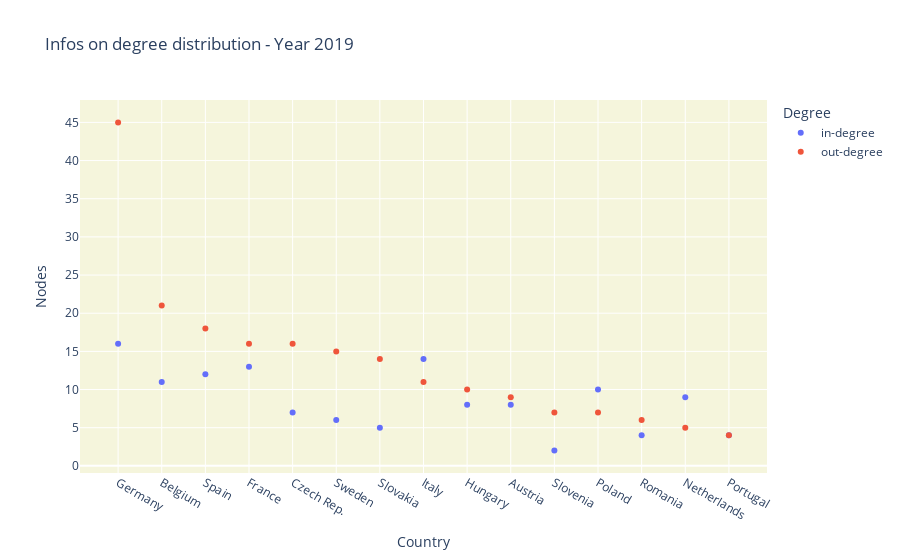
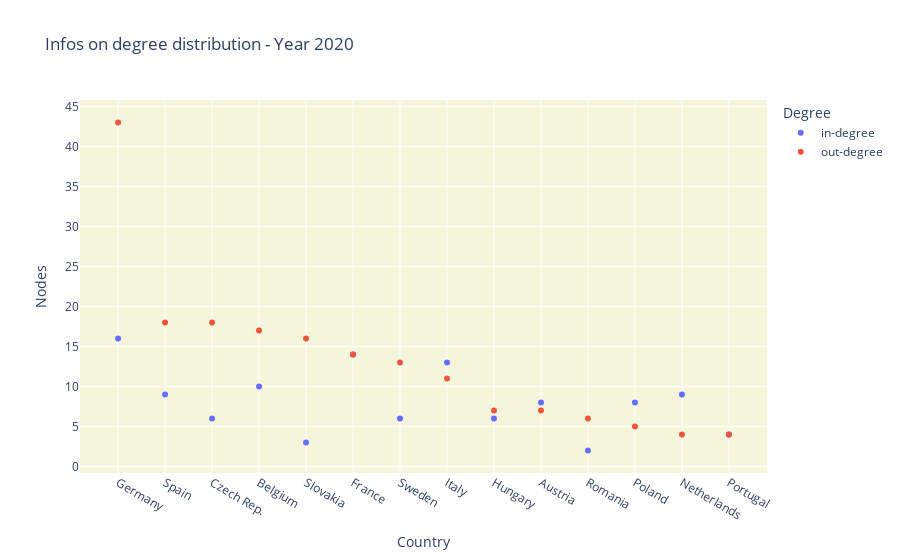
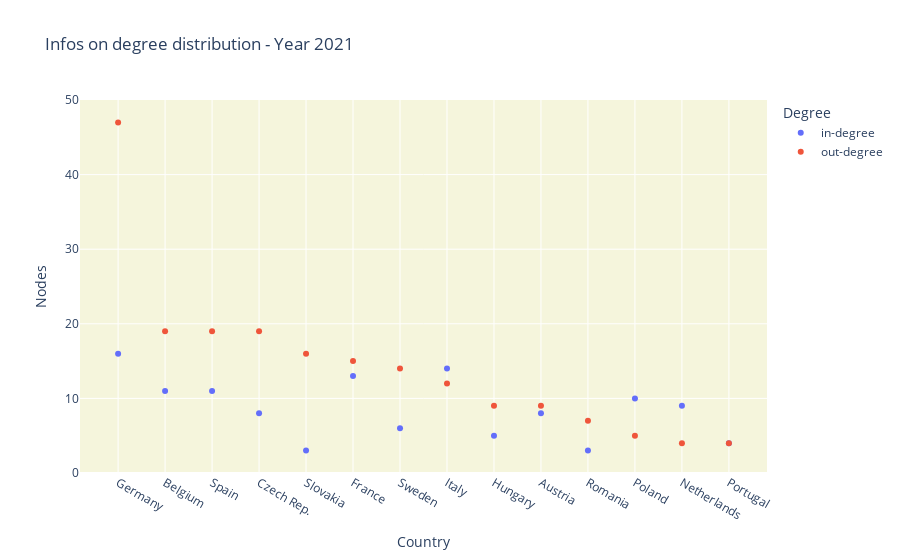
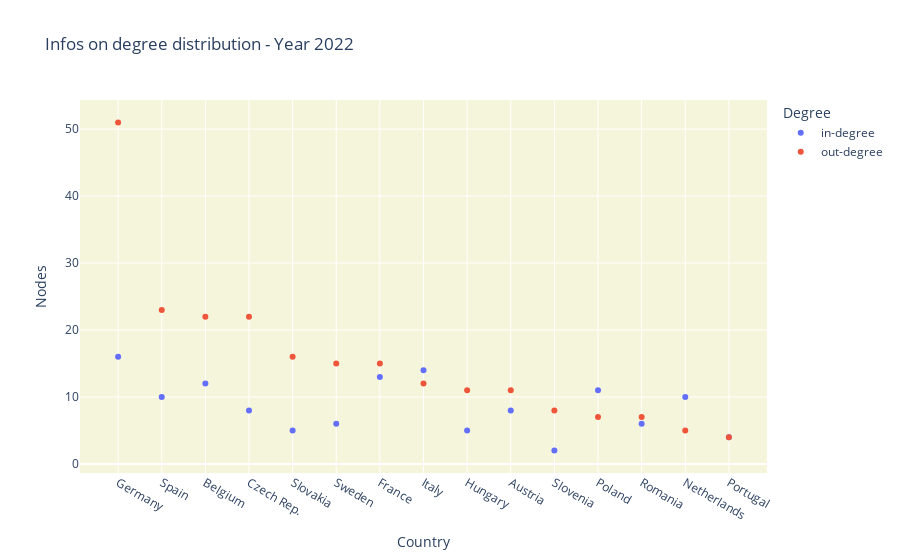

Notebook code for these charts, in order:
### Markdown cell above
**Further insights on the degree distributions per year**

### Code cell
for year in unique_years:
    # Filter data for the current year
    filtered_data_year = filtered_data[filtered_data['TIME_PERIOD'] == year]

    # Create a directed graph from the filtered data
    graph_year = nx.from_pandas_edgelist(filtered_data_year, 'reporter', 'partner', edge_attr="OBS_VALUE", create_using=nx.DiGraph)

    # Reset indegree and outdegree maps for the current year
    in_degree_map_year = {node: 0 for node in graph_year.nodes()}
    out_degree_map_year = {node: 0 for node in graph_year.nodes()}
    sum_edge_weights_out_year = {node: 0 for node in graph_year.nodes()}
    sum_edge_weights_in_year = {node: 0 for node in graph_year.nodes()}

    # Calculate indegree and outdegree values
    for source, target, weight in graph_year.edges(data="OBS_VALUE", default=0):
        out_degree_map_year[source] += 1            # out-degree from the reporter (source)
        in_degree_map_year[target] += 1             # in-degree to the partner (target)
        sum_edge_weights_out_year[source] += weight # out-degree weights
        sum_edge_weights_in_year[target] += weight  # in-degree weights

    # Filter out nodes with only 1 in-degree or 0 out-degree
    filtered_nodes = [node for node in graph_year.nodes() if in_degree_map_year[node] > 1 and out_degree_map_year[node] > 1]

    # Ensure that in-degree and out-degree arrays have the same length
    common_nodes = list(set(filtered_nodes) & set(in_degree_map_year) & set(out_degree_map_year))
    out_degree_nodes_year = [out_degree_map_year[node] for node in common_nodes]
    in_degree_nodes_year = [in_degree_map_year[node] for node in common_nodes]
    out_degree_weights_year = [sum_edge_weights_out_year[node] for node in common_nodes]
    in_degree_weights_year = [sum_edge_weights_in_year[node] for node in common_nodes]

    # Create a dataframe for the scatter plot
    scatter_data = pd.DataFrame({
        'country': [countries.get(code, code) for code in common_nodes],
        'out-degree': out_degree_nodes_year,
        'in-degree': in_degree_nodes_year,
        'Exports': out_degree_weights_year,
        'Imports': in_degree_weights_year
    })

    # Sort scatter_data by In-Degree and Out-Degree values
    scatter_data = scatter_data.sort_values(by=['out-degree'], ascending=False)

    # Create scatter plot using plotly express without category_orders
    fig = px.scatter(scatter_data, x='country', y=['in-degree', 'out-degree'],
                     labels={'variable': 'Degree type', 'country': 'Country', 'value': 'Nodes'},
                     title=f'Infos on degree distribution - Year {year}', hover_name='country')

    # Set the legend title to "Degrees"
    fig.update_layout(legend_title_text='Degree')

    # Set background color of the grid
    fig.update_layout(plot_bgcolor='beige')

    # Show the figure with title and legend
    fig.show()

### Figure 1 — Plotly figure (JSON) as saved in the notebook; plotly's stock layout.template omitted (floating-point values rounded to 4 significant figures)
{"data": [{"hovertemplate": "<b>%{hovertext}</b><br><br>Degree type=in-degree<br>Country=%{x}<br>Nodes=%{y}<extra></extra>", "hovertext": ["Germany", "Belgium", "Spain", "France", "Czech Rep.", "Sweden", "Slovakia", "Italy", "Hungary", "Austria", "Slovenia", "Poland", "Romania", "Netherlands", "Portugal"], "legendgroup": "in-degree", "marker": {"color": "#636efa", "symbol": "circle"}, "mode": "markers", "name": "in-degree", "orientation": "v", "showlegend": true, "type": "scatter", "x": ["Germany", "Belgium", "Spain", "France", "Czech Rep.", "Sweden", "Slovakia", "Italy", "Hungary", "Austria", "Slovenia", "Poland", "Romania", "Netherlands", "Portugal"], "xaxis": "x", "y": [16, 11, 12, 13, 7, 6, 5, 14, 8, 8, 2, 10, 4, 9, 4], "yaxis": "y"}, {"hovertemplate": "<b>%{hovertext}</b><br><br>Degree type=out-degree<br>Country=%{x}<br>Nodes=%{y}<extra></extra>", "hovertext": ["Germany", "Belgium", "Spain", "France", "Czech Rep.", "Sweden", "Slovakia", "Italy", "Hungary", "Austria", "Slovenia", "Poland", "Romania", "Netherlands", "Portugal"], "legendgroup": "out-degree", "marker": {"color": "#EF553B", "symbol": "circle"}, "mode": "markers", "name": "out-degree", "orientation": "v", "showlegend": true, "type": "scatter", "x": ["Germany", "Belgium", "Spain", "France", "Czech Rep.", "Sweden", "Slovakia", "Italy", "Hungary", "Austria", "Slovenia", "Poland", "Romania", "Netherlands", "Portugal"], "xaxis": "x", "y": [45, 21, 18, 16, 16, 15, 14, 11, 10, 9, 7, 7, 6, 5, 4], "yaxis": "y"}], "layout": {"legend": {"title": {"text": "Degree"}, "tracegroupgap": 0}, "plot_bgcolor": "beige", "title": {"text": "Infos on degree distribution - Year 2019"}, "xaxis": {"anchor": "y", "domain": [0, 1], "title": {"text": "Country"}}, "yaxis": {"anchor": "x", "domain": [0, 1], "title": {"text": "Nodes"}}}}

### Figure 2 — Plotly figure (JSON) as saved in the notebook; plotly's stock layout.template omitted (floating-point values rounded to 4 significant figures)
{"data": [{"hovertemplate": "<b>%{hovertext}</b><br><br>Degree type=in-degree<br>Country=%{x}<br>Nodes=%{y}<extra></extra>", "hovertext": ["Germany", "Spain", "Czech Rep.", "Belgium", "Slovakia", "France", "Sweden", "Italy", "Hungary", "Austria", "Romania", "Poland", "Netherlands", "Portugal"], "legendgroup": "in-degree", "marker": {"color": "#636efa", "symbol": "circle"}, "mode": "markers", "name": "in-degree", "orientation": "v", "showlegend": true, "type": "scatter", "x": ["Germany", "Spain", "Czech Rep.", "Belgium", "Slovakia", "France", "Sweden", "Italy", "Hungary", "Austria", "Romania", "Poland", "Netherlands", "Portugal"], "xaxis": "x", "y": [16, 9, 6, 10, 3, 14, 6, 13, 6, 8, 2, 8, 9, 4], "yaxis": "y"}, {"hovertemplate": "<b>%{hovertext}</b><br><br>Degree type=out-degree<br>Country=%{x}<br>Nodes=%{y}<extra></extra>", "hovertext": ["Germany", "Spain", "Czech Rep.", "Belgium", "Slovakia", "France", "Sweden", "Italy", "Hungary", "Austria", "Romania", "Poland", "Netherlands", "Portugal"], "legendgroup": "out-degree", "marker": {"color": "#EF553B", "symbol": "circle"}, "mode": "markers", "name": "out-degree", "orientation": "v", "showlegend": true, "type": "scatter", "x": ["Germany", "Spain", "Czech Rep.", "Belgium", "Slovakia", "France", "Sweden", "Italy", "Hungary", "Austria", "Romania", "Poland", "Netherlands", "Portugal"], "xaxis": "x", "y": [43, 18, 18, 17, 16, 14, 13, 11, 7, 7, 6, 5, 4, 4], "yaxis": "y"}], "layout": {"legend": {"title": {"text": "Degree"}, "tracegroupgap": 0}, "plot_bgcolor": "beige", "title": {"text": "Infos on degree distribution - Year 2020"}, "xaxis": {"anchor": "y", "domain": [0, 1], "title": {"text": "Country"}}, "yaxis": {"anchor": "x", "domain": [0, 1], "title": {"text": "Nodes"}}}}

### Figure 3 — Plotly figure (JSON) as saved in the notebook; plotly's stock layout.template omitted (floating-point values rounded to 4 significant figures)
{"data": [{"hovertemplate": "<b>%{hovertext}</b><br><br>Degree type=in-degree<br>Country=%{x}<br>Nodes=%{y}<extra></extra>", "hovertext": ["Germany", "Belgium", "Spain", "Czech Rep.", "Slovakia", "France", "Sweden", "Italy", "Hungary", "Austria", "Romania", "Poland", "Netherlands", "Portugal"], "legendgroup": "in-degree", "marker": {"color": "#636efa", "symbol": "circle"}, "mode": "markers", "name": "in-degree", "orientation": "v", "showlegend": true, "type": "scatter", "x": ["Germany", "Belgium", "Spain", "Czech Rep.", "Slovakia", "France", "Sweden", "Italy", "Hungary", "Austria", "Romania", "Poland", "Netherlands", "Portugal"], "xaxis": "x", "y": [16, 11, 11, 8, 3, 13, 6, 14, 5, 8, 3, 10, 9, 4], "yaxis": "y"}, {"hovertemplate": "<b>%{hovertext}</b><br><br>Degree type=out-degree<br>Country=%{x}<br>Nodes=%{y}<extra></extra>", "hovertext": ["Germany", "Belgium", "Spain", "Czech Rep.", "Slovakia", "France", "Sweden", "Italy", "Hungary", "Austria", "Romania", "Poland", "Netherlands", "Portugal"], "legendgroup": "out-degree", "marker": {"color": "#EF553B", "symbol": "circle"}, "mode": "markers", "name": "out-degree", "orientation": "v", "showlegend": true, "type": "scatter", "x": ["Germany", "Belgium", "Spain", "Czech Rep.", "Slovakia", "France", "Sweden", "Italy", "Hungary", "Austria", "Romania", "Poland", "Netherlands", "Portugal"], "xaxis": "x", "y": [47, 19, 19, 19, 16, 15, 14, 12, 9, 9, 7, 5, 4, 4], "yaxis": "y"}], "layout": {"legend": {"title": {"text": "Degree"}, "tracegroupgap": 0}, "plot_bgcolor": "beige", "title": {"text": "Infos on degree distribution - Year 2021"}, "xaxis": {"anchor": "y", "domain": [0, 1], "title": {"text": "Country"}}, "yaxis": {"anchor": "x", "domain": [0, 1], "title": {"text": "Nodes"}}}}

### Figure 4 — Plotly figure (JSON) as saved in the notebook; plotly's stock layout.template omitted (floating-point values rounded to 4 significant figures)
{"data": [{"hovertemplate": "<b>%{hovertext}</b><br><br>Degree type=in-degree<br>Country=%{x}<br>Nodes=%{y}<extra></extra>", "hovertext": ["Germany", "Spain", "Belgium", "Czech Rep.", "Slovakia", "Sweden", "France", "Italy", "Hungary", "Austria", "Slovenia", "Poland", "Romania", "Netherlands", "Portugal"], "legendgroup": "in-degree", "marker": {"color": "#636efa", "symbol": "circle"}, "mode": "markers", "name": "in-degree", "orientation": "v", "showlegend": true, "type": "scatter", "x": ["Germany", "Spain", "Belgium", "Czech Rep.", "Slovakia", "Sweden", "France", "Italy", "Hungary", "Austria", "Slovenia", "Poland", "Romania", "Netherlands", "Portugal"], "xaxis": "x", "y": [16, 10, 12, 8, 5, 6, 13, 14, 5, 8, 2, 11, 6, 10, 4], "yaxis": "y"}, {"hovertemplate": "<b>%{hovertext}</b><br><br>Degree type=out-degree<br>Country=%{x}<br>Nodes=%{y}<extra></extra>", "hovertext": ["Germany", "Spain", "Belgium", "Czech Rep.", "Slovakia", "Sweden", "France", "Italy", "Hungary", "Austria", "Slovenia", "Poland", "Romania", "Netherlands", "Portugal"], "legendgroup": "out-degree", "marker": {"color": "#EF553B", "symbol": "circle"}, "mode": "markers", "name": "out-degree", "orientation": "v", "showlegend": true, "type": "scatter", "x": ["Germany", "Spain", "Belgium", "Czech Rep.", "Slovakia", "Sweden", "France", "Italy", "Hungary", "Austria", "Slovenia", "Poland", "Romania", "Netherlands", "Portugal"], "xaxis": "x", "y": [51, 23, 22, 22, 16, 15, 15, 12, 11, 11, 8, 7, 7, 5, 4], "yaxis": "y"}], "layout": {"legend": {"title": {"text": "Degree"}, "tracegroupgap": 0}, "plot_bgcolor": "beige", "title": {"text": "Infos on degree distribution - Year 2022"}, "xaxis": {"anchor": "y", "domain": [0, 1], "title": {"text": "Country"}}, "yaxis": {"anchor": "x", "domain": [0, 1], "title": {"text": "Nodes"}}}}
